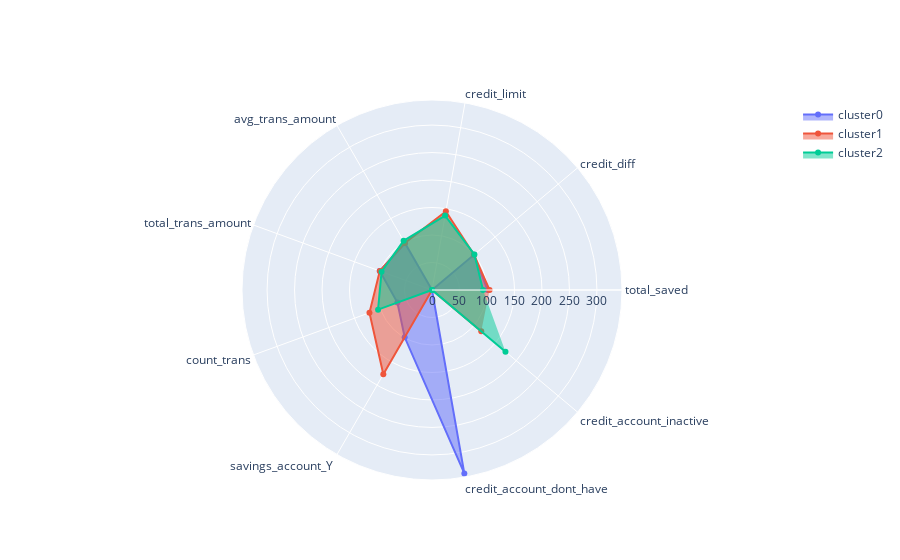

The notebook cell saved with this chart:
### Code cell
# plot radar chart
plot_radarchart(df_trans_radar)

### Figure 1 — Plotly figure (JSON) as saved in the notebook; plotly's stock layout.template omitted (floating-point values rounded to 4 significant figures)
{"data": [{"fill": "toself", "name": "cluster0", "r": [101.1, 99.55, 0, 98.1, 101.1, 66.97, 99.37, 338.8, 0], "theta": ["total_saved", "credit_diff", "credit_limit", "avg_trans_amount", "total_trans_amount", "count_trans", "savings_account_Y ", "credit_account_dont_have", "credit_account_inactive"], "type": "scatterpolar"}, {"fill": "toself", "name": "cluster1", "r": [104.7, 99.78, 145.3, 98.89, 101.0, 121.1, 177.1, 0, 116.9], "theta": ["total_saved", "credit_diff", "credit_limit", "avg_trans_amount", "total_trans_amount", "count_trans", "savings_account_Y ", "credit_account_dont_have", "credit_account_inactive"], "type": "scatterpolar"}, {"fill": "toself", "name": "cluster2", "r": [92.81, 100.7, 137.4, 103.3, 97.62, 104.4, 0, 0, 174.4], "theta": ["total_saved", "credit_diff", "credit_limit", "avg_trans_amount", "total_trans_amount", "count_trans", "savings_account_Y ", "credit_account_dont_have", "credit_account_inactive"], "type": "scatterpolar"}], "layout": {"polar": {"radialaxis": {"visible": true}}, "showlegend": true}}
